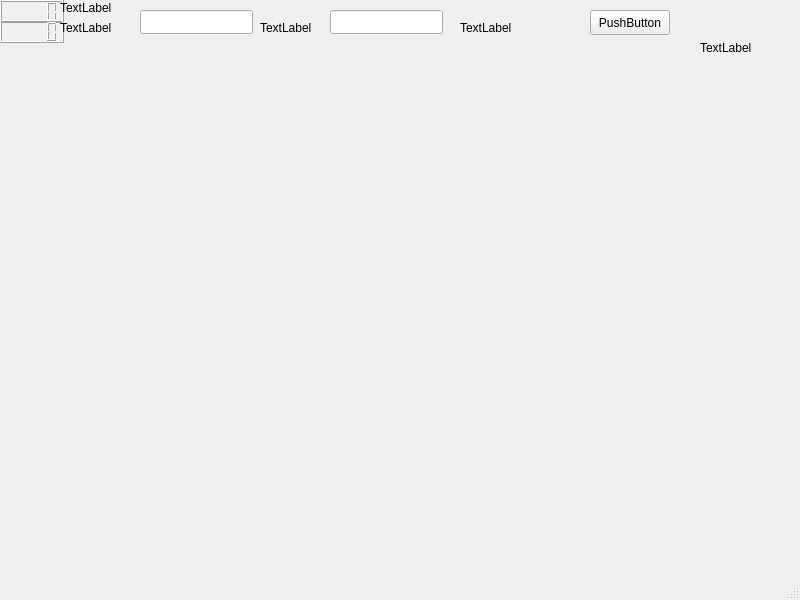
<?xml version="1.0" encoding="UTF-8"?>
<ui version="4.0">
 <class>MainWindowTargets</class>
 <widget class="QMainWindow" name="MainWindowTargets">
  <property name="geometry">
   <rect>
    <x>0</x>
    <y>0</y>
    <width>800</width>
    <height>600</height>
   </rect>
  </property>
  <property name="windowTitle">
   <string>MainWindowTargets</string>
  </property>
  <widget class="QWidget" name="centralwidget">
   <widget class="QLCDNumber" name="lcdNOntarget">
    <property name="geometry">
     <rect>
      <x>0</x>
      <y>0</y>
      <width>64</width>
      <height>23</height>
     </rect>
    </property>
   </widget>
   <widget class="QLCDNumber" name="lcdNMiss">
    <property name="geometry">
     <rect>
      <x>0</x>
      <y>20</y>
      <width>64</width>
      <height>23</height>
     </rect>
    </property>
   </widget>
   <widget class="QLabel" name="lOntarget">
    <property name="geometry">
     <rect>
      <x>60</x>
      <y>0</y>
      <width>55</width>
      <height>16</height>
     </rect>
    </property>
    <property name="text">
     <string>TextLabel</string>
    </property>
   </widget>
   <widget class="QLabel" name="lMiss">
    <property name="geometry">
     <rect>
      <x>60</x>
      <y>20</y>
      <width>55</width>
      <height>16</height>
     </rect>
    </property>
    <property name="text">
     <string>TextLabel</string>
    </property>
   </widget>
   <widget class="QLineEdit" name="leX">
    <property name="geometry">
     <rect>
      <x>140</x>
      <y>10</y>
      <width>113</width>
      <height>24</height>
     </rect>
    </property>
   </widget>
   <widget class="QLabel" name="lX">
    <property name="geometry">
     <rect>
      <x>260</x>
      <y>20</y>
      <width>55</width>
      <height>16</height>
     </rect>
    </property>
    <property name="text">
     <string>TextLabel</string>
    </property>
   </widget>
   <widget class="QLineEdit" name="leY">
    <property name="geometry">
     <rect>
      <x>330</x>
      <y>10</y>
      <width>113</width>
      <height>24</height>
     </rect>
    </property>
   </widget>
   <widget class="QLabel" name="lY">
    <property name="geometry">
     <rect>
      <x>460</x>
      <y>20</y>
      <width>55</width>
      <height>16</height>
     </rect>
    </property>
    <property name="text">
     <string>TextLabel</string>
    </property>
   </widget>
   <widget class="QPushButton" name="pbShot">
    <property name="geometry">
     <rect>
      <x>590</x>
      <y>10</y>
      <width>80</width>
      <height>25</height>
     </rect>
    </property>
    <property name="text">
     <string>PushButton</string>
    </property>
   </widget>
   <widget class="QLabel" name="lAttempts">
    <property name="geometry">
     <rect>
      <x>700</x>
      <y>40</y>
      <width>55</width>
      <height>16</height>
     </rect>
    </property>
    <property name="text">
     <string>TextLabel</string>
    </property>
   </widget>
  </widget>
  <widget class="QMenuBar" name="menubar">
   <property name="geometry">
    <rect>
     <x>0</x>
     <y>0</y>
     <width>800</width>
     <height>25</height>
    </rect>
   </property>
  </widget>
  <widget class="QStatusBar" name="statusbar"/>
 </widget>
 <resources/>
 <connections/>
</ui>
